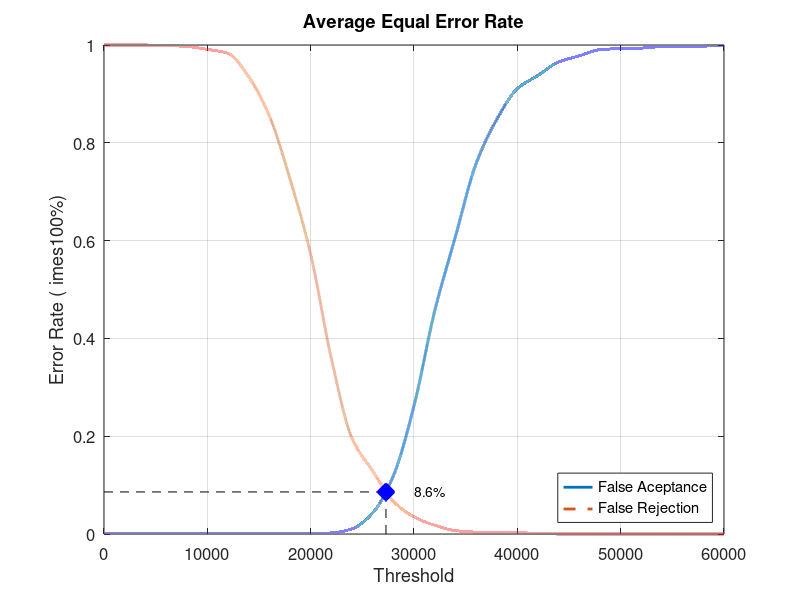
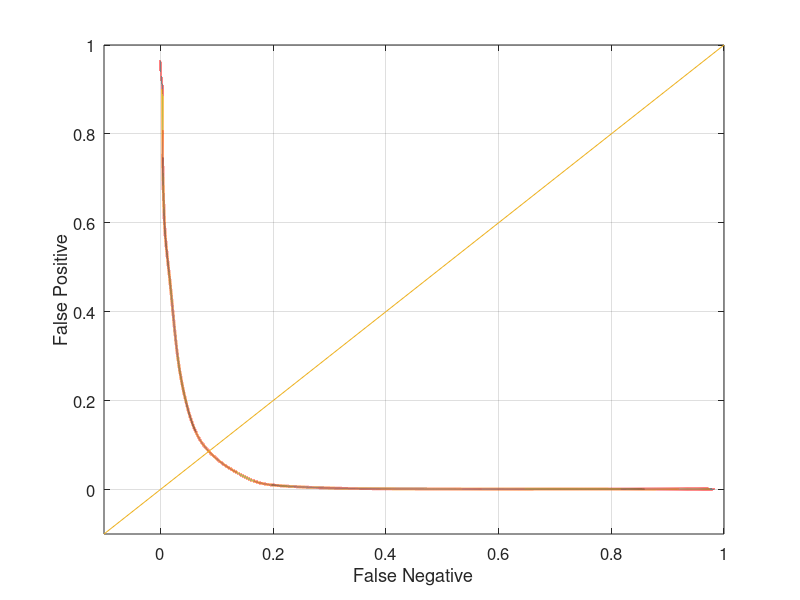

Here is the MATLAB script that generated these plots, in order:
close all;
clear;
clc;
x = 0:2000:60000;
xq = 0:0.5:60000;

y0 = [0 0.00105263 0.00105263 0.00105263 0.00105263 0.00105263 0.00105263 0.00105263 0.00105263 0.00105263 0.00105263 0.00210526 0.0105263 0.0431579 0.118947 0.262105 0.455789 0.607368 0.756842 0.847368 0.910526 0.937895 0.965263 0.977895 0.990526 0.992632 0.993684 0.996842 0.997895 0.997895 1]
yy0 = interp1(x, y0, xq, 'pchip');
y1 = [1 1 1 0.999 0.997 0.991 0.983 0.935 0.855 0.726 0.572 0.359 0.196 0.129 0.067 0.035 0.018 0.007 0.004 0.004 0.003 0.001 0 0 0 0 0 0 0 0 0]
yy1 = interp1(x, y1, xq, 'pchip');

% Calculating EER: 
y2 = abs(y0 - y1);
find(y2 == min(y2))
yy2 = abs(yy0 - yy1);
xEER = find(yy2 == min(yy2));
xEERIndex = xq(xEER) % X-axis EER
yEER = yy0(xEER) % Y-axis EER

main = figure
plot(xq, yy0,'-','LineWidth', 2);	hold on
plot(xq, yy1,'--','LineWidth', 2);	hold on
plot([xEERIndex xEERIndex], [0 yEER], 'k--');	hold on
plot([0 xEERIndex], [yEER yEER], 'k--');	hold on
plot(xEERIndex, yEER, 'bx', 'LineWidth', 10);	hold on
text(xEERIndex + 10 * xEERIndex / 100, yEER, [num2str(round((10000 * yEER)) / 100) '%'])
legend('False Aceptance', 'False Rejection', 'Location', 'SouthEast')
xlabel('Threshold')
ylabel('Error Rate (	imes100%)')
title('Average Equal Error Rate')
set(gca, 'FontSize', 12)
axis([0 60000 0 1])
grid on

print(main, 'Database1AverageMain', '-dpng');
FNRxFPR = figure('Color', [1 1 1]);
plot(yy1, yy0, '-', yy1, yy0, 'LineWidth', 2);
hold on
y = -0.1:0.1:1
plot(y, y); 
set(gca, 'FontSize', 12)
xlabel('False Negative')
ylabel('False Positive')
axis([-0.1 1 -0.1 1])
set(gca, 'FontSize', 12)
grid on

print(FNRxFPR, 'Database1AverageFNRxFPR','-dpng');
